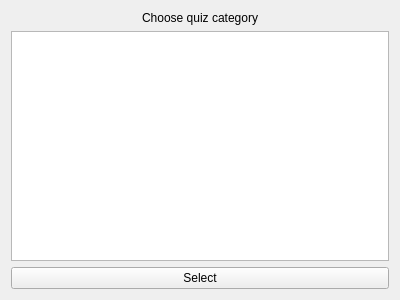
<?xml version="1.0" encoding="UTF-8"?>
<ui version="4.0">
 <class>CategorySelector</class>
 <widget class="QWidget" name="CategorySelector">
  <property name="geometry">
   <rect>
    <x>0</x>
    <y>0</y>
    <width>400</width>
    <height>300</height>
   </rect>
  </property>
  <property name="windowTitle">
   <string>Form</string>
  </property>
  <layout class="QVBoxLayout" name="verticalLayout">
   <item>
    <widget class="QLabel" name="label">
     <property name="text">
      <string>Choose quiz category</string>
     </property>
     <property name="alignment">
      <set>Qt::AlignCenter</set>
     </property>
    </widget>
   </item>
   <item>
    <widget class="QListWidget" name="categoriesLw"/>
   </item>
   <item>
    <widget class="QPushButton" name="selectPb">
     <property name="text">
      <string>Select</string>
     </property>
    </widget>
   </item>
  </layout>
 </widget>
 <resources/>
 <connections/>
</ui>
